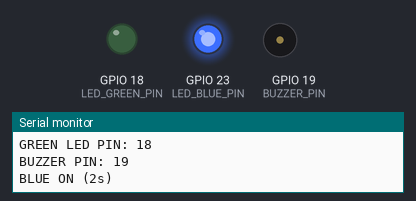
Bench run of a sketch on a simulated ESP32. Shown: output pins drawn as LEDs (lit = HIGH), buzzer (waves = sounding), the last lines printed to the serial monitor.

Above: at 1.3 s.
At 3.3 s:
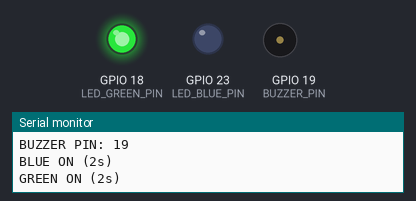
At 4.8 s:
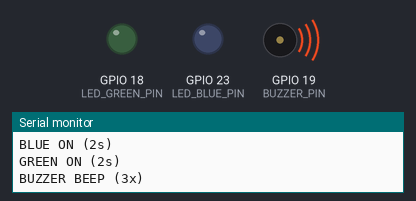
At 6.0 s:
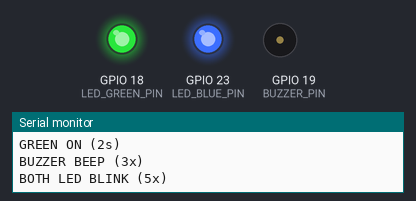
At 8.9 s:
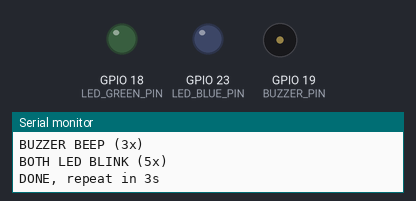
Timing chart, 0 to 13.6 s (numbered marks = the images above):
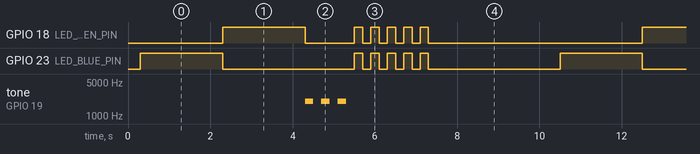

Measured:
- by itself, GPIO 18 (LED_GREEN_PIN): repeats every 10.2 s: LOW 1.2 s, 4 × (HIGH 0.20 s, LOW 0.20 s), HIGH 0.20 s, LOW 5.2 s, HIGH 2.0 s
- by itself, GPIO 23 (LED_BLUE_PIN): repeats every 10.2 s: LOW 3.2 s, 4 × (HIGH 0.20 s, LOW 0.20 s), HIGH 0.20 s, LOW 3.2 s, HIGH 2.0 s
- by itself, tone on GPIO 19 (BUZZER_PIN): repeats every 10.2 s: 2 × (silent 0.20 s, 2000 Hz 0.20 s), silent 9.2 s, 2000 Hz 0.20 s

The sketch:

LED_BUZZER_test.ino
```cpp
 #include <Arduino.h>

 #define LED_BLUE_PIN 23
 #define LED_GREEN_PIN 18
 #define BUZZER_PIN 19

 static void allOff() {
   digitalWrite(LED_BLUE_PIN, LOW);
   digitalWrite(LED_GREEN_PIN, LOW);
   noTone(BUZZER_PIN);
   digitalWrite(BUZZER_PIN, LOW);
 }

 void setup() {
   Serial.begin(115200);
   delay(300);

   pinMode(LED_BLUE_PIN, OUTPUT);
   pinMode(LED_GREEN_PIN, OUTPUT);
   pinMode(BUZZER_PIN, OUTPUT);
   allOff();

   Serial.println();
   Serial.println("LED+BUZZER TEST");
   Serial.print("BLUE LED PIN: ");
   Serial.println(LED_BLUE_PIN);
   Serial.print("GREEN LED PIN: ");
   Serial.println(LED_GREEN_PIN);
   Serial.print("BUZZER PIN: ");
   Serial.println(BUZZER_PIN);
 }

 void loop() {
   Serial.println("BLUE ON (2s)");
   allOff();
   digitalWrite(LED_BLUE_PIN, HIGH);
   delay(2000);

   Serial.println("GREEN ON (2s)");
   allOff();
   digitalWrite(LED_GREEN_PIN, HIGH);
   delay(2000);

   Serial.println("BUZZER BEEP (3x)");
   allOff();
   for (int i = 0; i < 3; i++) {
     tone(BUZZER_PIN, 2000);
     delay(200);
     noTone(BUZZER_PIN);
     delay(200);
   }

   Serial.println("BOTH LED BLINK (5x)");
   allOff();
   for (int i = 0; i < 5; i++) {
     digitalWrite(LED_BLUE_PIN, HIGH);
     digitalWrite(LED_GREEN_PIN, HIGH);
     delay(200);
     digitalWrite(LED_BLUE_PIN, LOW);
     digitalWrite(LED_GREEN_PIN, LOW);
     delay(200);
   }

   Serial.println("DONE, repeat in 3s");
   allOff();
   delay(3000);
 }
```

MLX90614_test_code.cpp
```cpp
#include <Wire.h>
#include <Adafruit_MLX90614.h>

Adafruit_MLX90614 mlx = Adafruit_MLX90614();

void setup() {
  Serial.begin(115200);
  Serial.println("\n=== MLX90614 INFRARED TEMPERATURE TEST ===");

  Wire.begin(21, 22);           // SDA=21, SCL=22

  if (!mlx.begin()) {
    Serial.println("❌ MLX90614 NOT FOUND! Suriin ang wiring.");
    while(1);
  }

  Serial.println("✅ MLX90614 Found & Ready!");
  Serial.println("Ambient Temp | Object Temp (IR)");
  Serial.println("-----------------------------------");
}

void loop() {
  float ambient = mlx.readAmbientTempC();
  float object  = mlx.readObjectTempC();

  Serial.print("Ambient: ");
  Serial.print(ambient, 1);
  Serial.print(" °C\t");

  Serial.print("Object: ");
  Serial.print(object, 1);
  Serial.println(" °C");

  delay(1000);   // 1 segundo update
}
```
